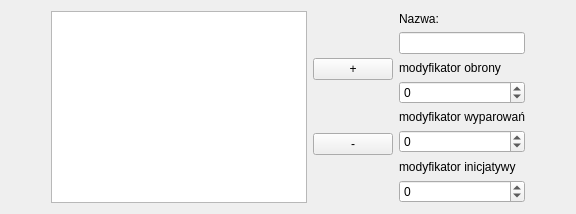
        <widget class="QWidget" name="tab_7" >
         <attribute name="title" >
          <string>Dodaj zbroje</string>
         </attribute>
         <layout class="QHBoxLayout" >
          <item>
           <spacer>
            <property name="orientation" >
             <enum>Qt::Horizontal</enum>
            </property>
            <property name="sizeHint" >
             <size>
              <width>40</width>
              <height>20</height>
             </size>
            </property>
           </spacer>
          </item>
          <item>
           <widget class="QListWidget" name="NewArmorList" />
          </item>
          <item>
           <layout class="QVBoxLayout" >
            <item>
             <widget class="QPushButton" name="NewArmorAdd" >
              <property name="text" >
               <string>+</string>
              </property>
             </widget>
            </item>
            <item>
             <widget class="QPushButton" name="NewArmorDel" >
              <property name="text" >
               <string>-</string>
              </property>
             </widget>
            </item>
           </layout>
          </item>
          <item>
           <layout class="QVBoxLayout" >
            <item>
             <widget class="QLabel" name="label_26" >
              <property name="text" >
               <string>Nazwa:</string>
              </property>
             </widget>
            </item>
            <item>
             <widget class="QLineEdit" name="NewArmorName" />
            </item>
            <item>
             <widget class="QLabel" name="label_30" >
              <property name="text" >
               <string>modyfikator obrony</string>
              </property>
             </widget>
            </item>
            <item>
             <widget class="QSpinBox" name="NewArmorDefense" >
              <property name="minimum" >
               <number>-9</number>
              </property>
              <property name="maximum" >
               <number>10</number>
              </property>
             </widget>
            </item>
            <item>
             <widget class="QLabel" name="label_31" >
              <property name="text" >
               <string>modyfikator wyparowań</string>
              </property>
             </widget>
            </item>
            <item>
             <widget class="QSpinBox" name="NewArmorDamage" >
              <property name="minimum" >
               <number>-9</number>
              </property>
              <property name="maximum" >
               <number>10</number>
              </property>
             </widget>
            </item>
            <item>
             <widget class="QLabel" name="label_25" >
              <property name="text" >
               <string>modyfikator inicjatywy</string>
              </property>
             </widget>
            </item>
            <item>
             <widget class="QSpinBox" name="NewArmorInitiative" >
              <property name="minimum" >
               <number>-20</number>
              </property>
              <property name="maximum" >
               <number>20</number>
              </property>
             </widget>
            </item>
           </layout>
          </item>
          <item>
           <spacer>
            <property name="orientation" >
             <enum>Qt::Horizontal</enum>
            </property>
            <property name="sizeHint" >
             <size>
              <width>40</width>
              <height>20</height>
             </size>
            </property>
           </spacer>
          </item>
         </layout>
        </widget>
